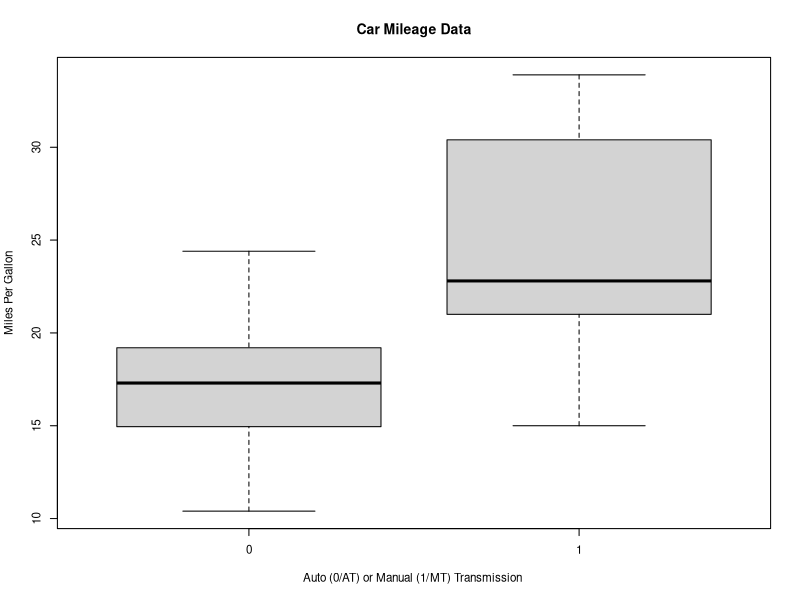
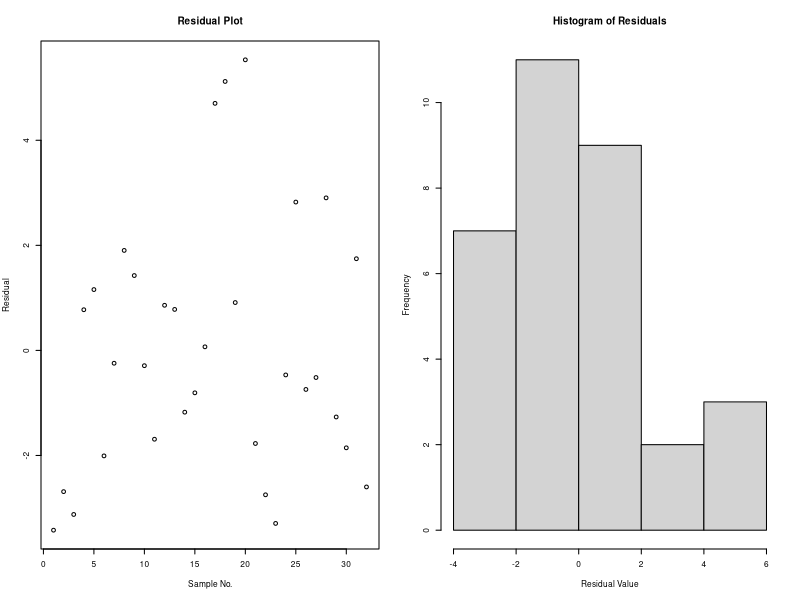

Here is the R script that generated these plots, in order:
## ---- chunk 1
knitr::opts_chunk$set(echo = TRUE)
## ---- chunk 2
data(mtcars)
require('car')
mdl2<-lm(mpg~factor(am)+wt,mtcars)
## ---- chunk 3
mdl9<-lm(mpg~factor(am)+wt+hp,mtcars)
vif(mdl2)
vif(mdl9)
shapiro.test(mdl9$residuals)
anova(mdl2,mdl9)
## ---- chunk 4
par(cex=0.7)
boxplot(mpg~factor(am),data=mtcars, main="Car Mileage Data",
    xlab="Auto (0/AT) or Manual (1/MT) Transmission ", ylab="Miles Per Gallon") 
## ---- chunk 5
par(mfrow=c(1,2), cex=0.5)
plot(mdl9$residuals,main="Residual Plot",xlab="Sample No.", ylab="Residual" )
hist(mdl9$residuals, main="Histogram of Residuals",ylab="Frequency",
     xlab="Residual Value")
